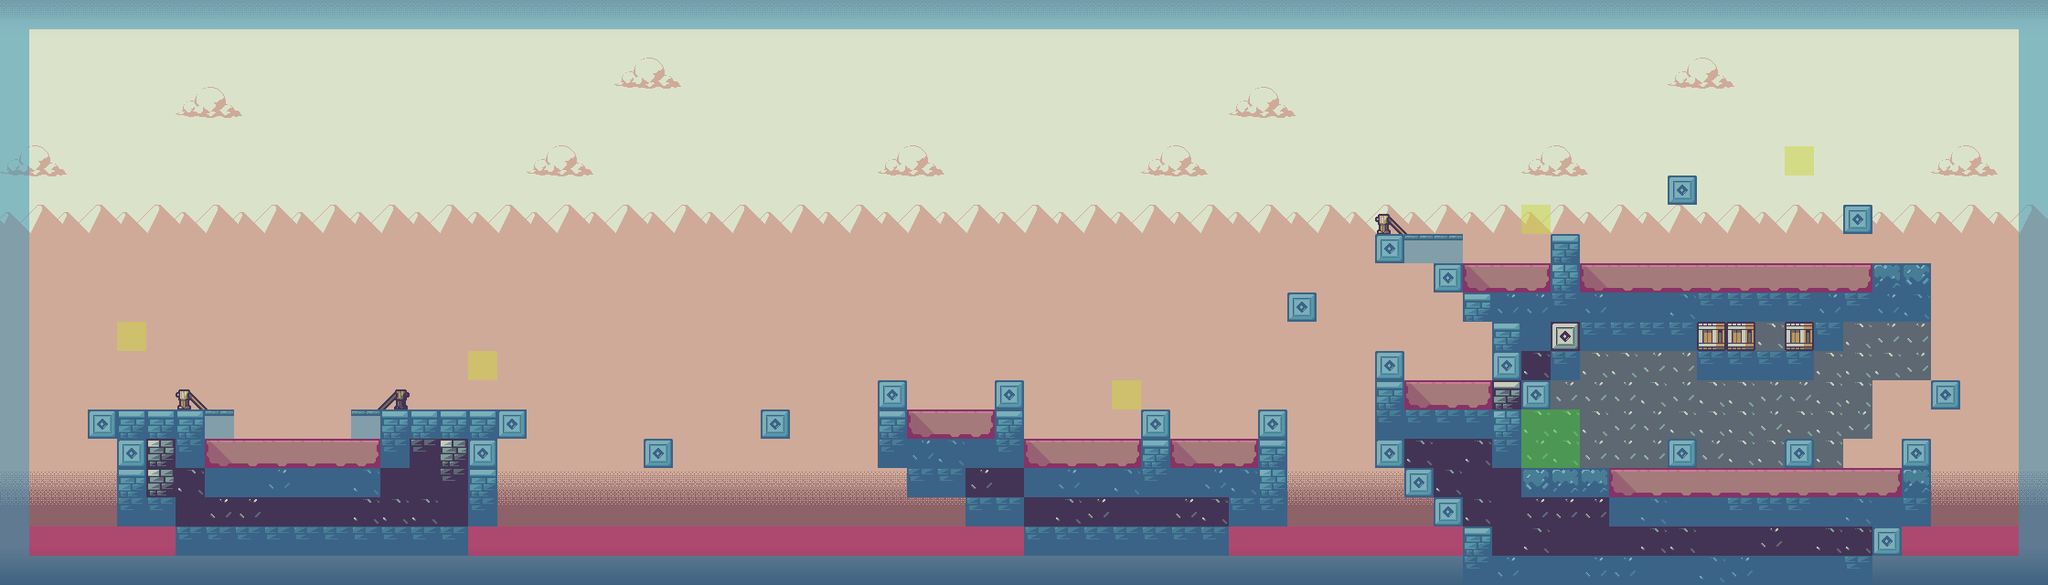

This game map was drawn from its Tiled (.tmx) file and the tilesets committed beside it. A one-line description and the trimmed map source follow:
An orthogonal 70x20 tile map with 32x32 px tiles, 11 tile layers (Sky, Clouds, Mountains, ForeGround, ...), 5 tilesets.

<map version="1.0" orientation="orthogonal" renderorder="right-down" width="70" height="20" tilewidth="32" tileheight="32" nextobjectid="1">
 <tileset firstgid="1" name="tiles" tilewidth="32" tileheight="32" tilecount="32" columns="8">
  <image source="tiles.png" width="256" height="128" />
 </tileset>
 <tileset firstgid="33" name="NewMeta" tilewidth="32" tileheight="32" tilecount="4" columns="4">
  <image source="NewMeta.png" width="128" height="32" />
 </tileset>
 <tileset firstgid="37" name="mountains" tilewidth="32" tileheight="32" tilecount="12" columns="2">
  <image source="mountains.png" width="64" height="192" />
 </tileset>
 <tileset firstgid="49" name="bg" tilewidth="32" tileheight="32" tilecount="9" columns="1">
  <image source="bg.png" width="32" height="288" />
 </tileset>
 <tileset firstgid="58" name="cloud" tilewidth="32" tileheight="32" tilecount="9" columns="3">
  <image source="cloud.png" width="96" height="96" />
  <tile id="0">
   <properties>
    <property name="NoDraw" type="int" value="0" />
   </properties>
  </tile>
  <tile id="1">
   <properties>
    <property name="NoDraw" type="int" value="0" />
   </properties>
  </tile>
 </tileset>
 <layer name="Sky" width="70" height="20">
  <properties>
   <property name="NoDraw" type="int" value="0" />
   <property name="Parallax2" type="int" value="1" />
  </properties>
  <data>[1400 cells, 770 non-empty, 9 distinct tile ids]</data>
 </layer>
 <layer name="Clouds" width="70" height="20">
  <properties>
   <property name="NoDraw" type="int" value="0" />
   <property name="Parallax3" type="int" value="1" />
  </properties>
  <data>[1400 cells, 90 non-empty, 9 distinct tile ids]</data>
 </layer>
 <layer name="Mountains" width="70" height="20">
  <properties>
   <property name="NoDraw" type="int" value="0" />
   <property name="Parallax1" type="int" value="1" />
  </properties>
  <data>[1400 cells, 910 non-empty, 12 distinct tile ids]</data>
 </layer>
 <layer name="ForeGround" width="70" height="20">
  <data>[1400 cells, 119 non-empty, 3 distinct tile ids]</data>
 </layer>
 <layer name="Ground" width="70" height="20">
  <data>[1400 cells, 265 non-empty, 18 distinct tile ids]</data>
 </layer>
 <layer name="Death" width="70" height="20">
  <properties>
   <property name="Death" type="int" value="1" />
   <property name="NoDraw" type="int" value="1" />
  </properties>
  <data>[1400 cells, 78 non-empty, 1 distinct tile ids]</data>
 </layer>
 <layer name="NoWalkable" width="70" height="20">
  <properties>
   <property name="NoDraw" type="int" value="1" />
   <property name="NoWalkable" type="int" value="1" />
  </properties>
  <data>[1400 cells, 322 non-empty, 1 distinct tile ids]</data>
 </layer>
 <layer name="Spawn" width="70" height="20">
  <properties>
   <property name="NoDraw" type="int" value="1" />
   <property name="Spawn" type="int" value="1" />
  </properties>
  <data>[1400 cells, 1 non-empty, 1 distinct tile ids]</data>
 </layer>
 <layer name="FlyingEnemySpawn" width="70" height="20">
  <properties>
   <property name="FlyingEnemySpawn" type="int" value="1" />
   <property name="NoDraw" type="int" value="1" />
  </properties>
  <data>[1400 cells, 4 non-empty, 1 distinct tile ids]</data>
 </layer>
 <layer name="GroundedEnemySpawn" width="70" height="20">
  <properties>
   <property name="GroundedEnemySpawn" type="int" value="1" />
   <property name="NoDraw" type="int" value="1" />
  </properties>
  <data>[1400 cells, 0 non-empty, 0 distinct tile ids]</data>
 </layer>
 <layer name="End" width="70" height="20">
  <properties>
   <property name="End" type="int" value="1" />
   <property name="NoDraw" type="int" value="1" />
  </properties>
  <data>[1400 cells, 4 non-empty, 1 distinct tile ids]</data>
 </layer>
</map>
